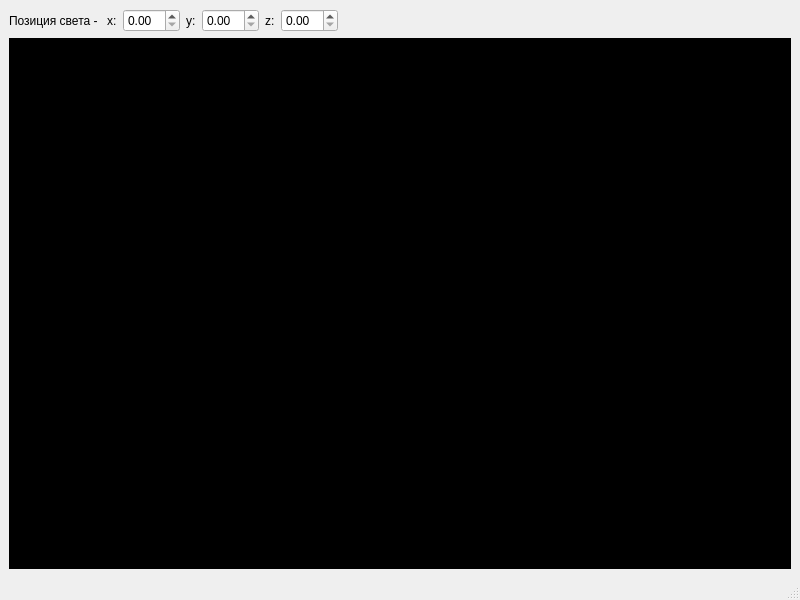
<?xml version="1.0" encoding="UTF-8"?>
<ui version="4.0">
 <class>MainWindow</class>
 <widget class="QMainWindow" name="MainWindow">
  <property name="geometry">
   <rect>
    <x>0</x>
    <y>0</y>
    <width>800</width>
    <height>600</height>
   </rect>
  </property>
  <property name="windowTitle">
   <string>MainWindow</string>
  </property>
  <widget class="QWidget" name="centralwidget">
   <layout class="QGridLayout" name="gridLayout">
    <item row="0" column="0">
     <layout class="QHBoxLayout" name="horizontalLayout">
      <item>
       <widget class="QLabel" name="label_4">
        <property name="text">
         <string>Позиция света - </string>
        </property>
       </widget>
      </item>
      <item>
       <widget class="QLabel" name="label">
        <property name="text">
         <string>x:</string>
        </property>
       </widget>
      </item>
      <item>
       <widget class="QDoubleSpinBox" name="doubleSpinBox"/>
      </item>
      <item>
       <widget class="QLabel" name="label_2">
        <property name="text">
         <string>y:</string>
        </property>
       </widget>
      </item>
      <item>
       <widget class="QDoubleSpinBox" name="doubleSpinBox_2"/>
      </item>
      <item>
       <widget class="QLabel" name="label_3">
        <property name="text">
         <string>z:</string>
        </property>
       </widget>
      </item>
      <item>
       <widget class="QDoubleSpinBox" name="doubleSpinBox_3"/>
      </item>
      <item>
       <spacer name="horizontalSpacer">
        <property name="orientation">
         <enum>Qt::Orientation::Horizontal</enum>
        </property>
        <property name="sizeHint" stdset="0">
         <size>
          <width>40</width>
          <height>20</height>
         </size>
        </property>
       </spacer>
      </item>
     </layout>
    </item>
    <item row="1" column="0">
     <widget class="GLWidget" name="glwidget" native="true">
      <property name="sizePolicy">
       <sizepolicy hsizetype="Expanding" vsizetype="Expanding">
        <horstretch>0</horstretch>
        <verstretch>0</verstretch>
       </sizepolicy>
      </property>
      <property name="styleSheet">
       <string notr="true">background: black;</string>
      </property>
     </widget>
    </item>
   </layout>
  </widget>
  <widget class="QMenuBar" name="menubar">
   <property name="geometry">
    <rect>
     <x>0</x>
     <y>0</y>
     <width>800</width>
     <height>21</height>
    </rect>
   </property>
  </widget>
  <widget class="QStatusBar" name="statusbar"/>
 </widget>
 <customwidgets>
  <customwidget>
   <class>GLWidget</class>
   <extends>QWidget</extends>
   <header>glwidget.h</header>
   <container>1</container>
  </customwidget>
 </customwidgets>
 <resources/>
 <connections/>
</ui>
